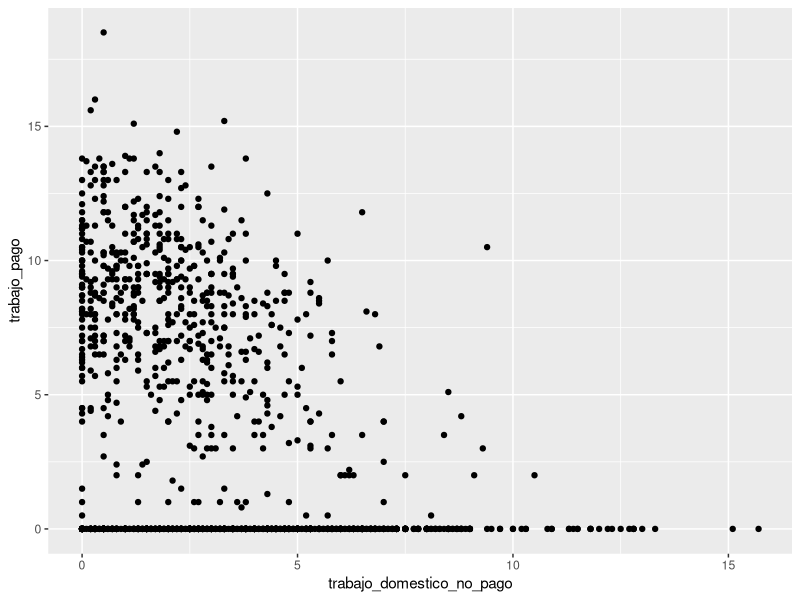
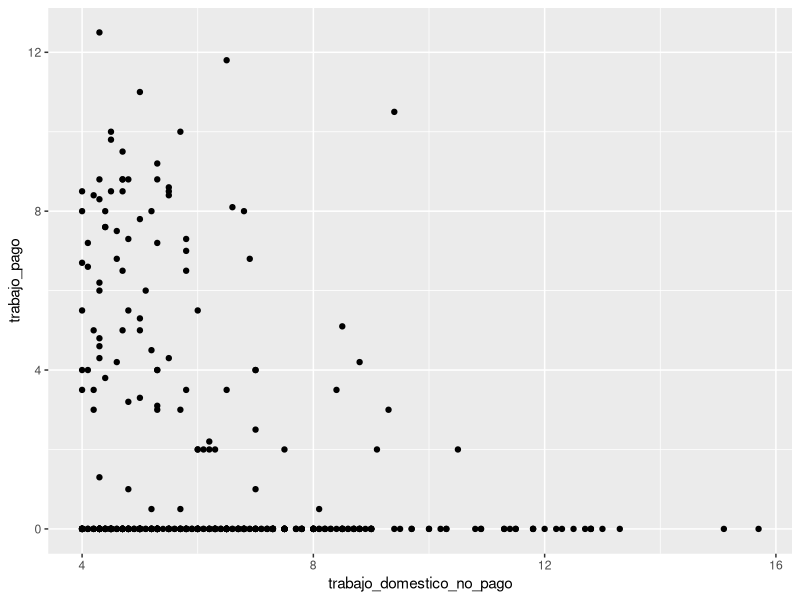
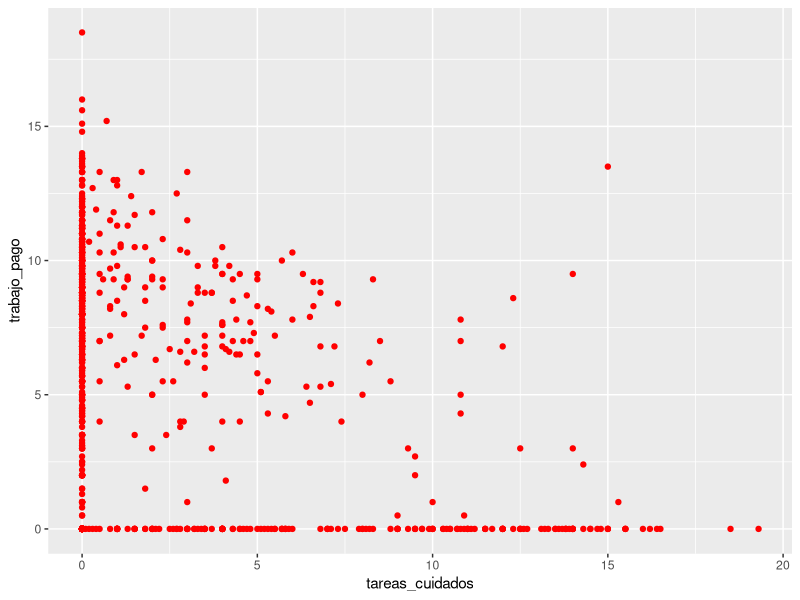
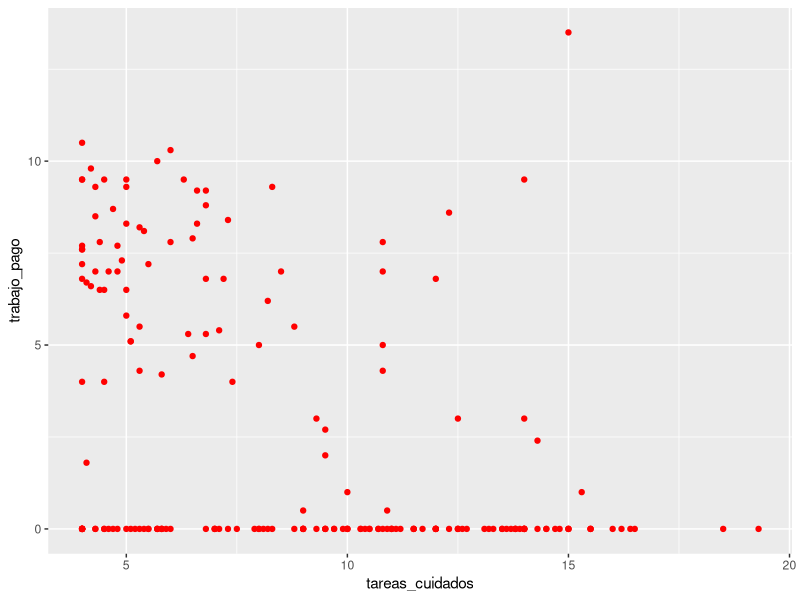
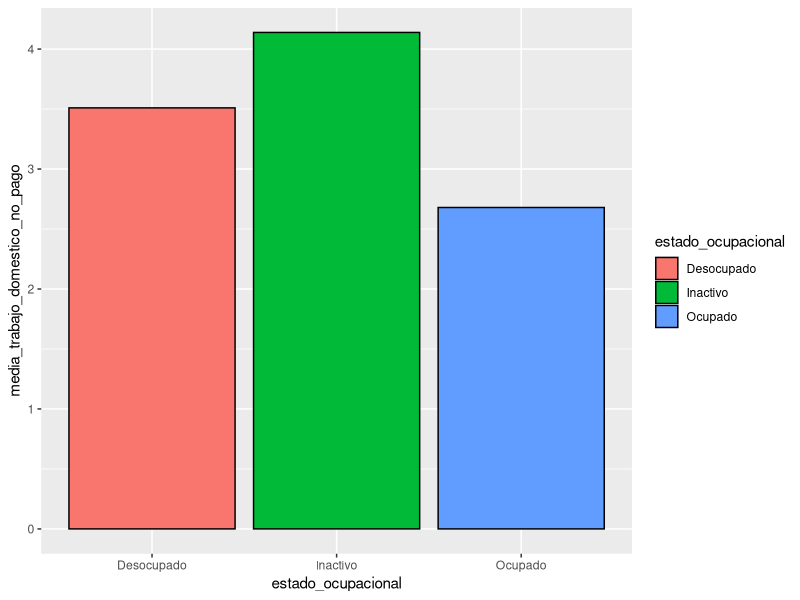
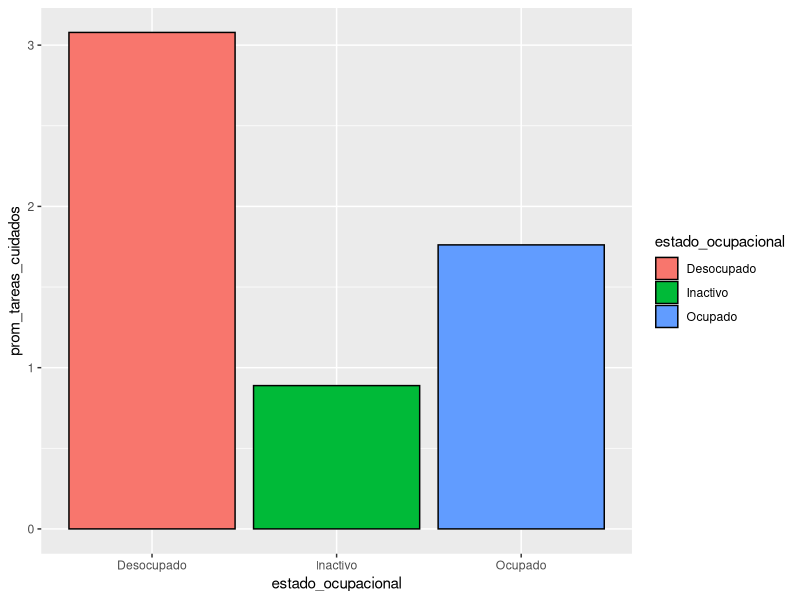
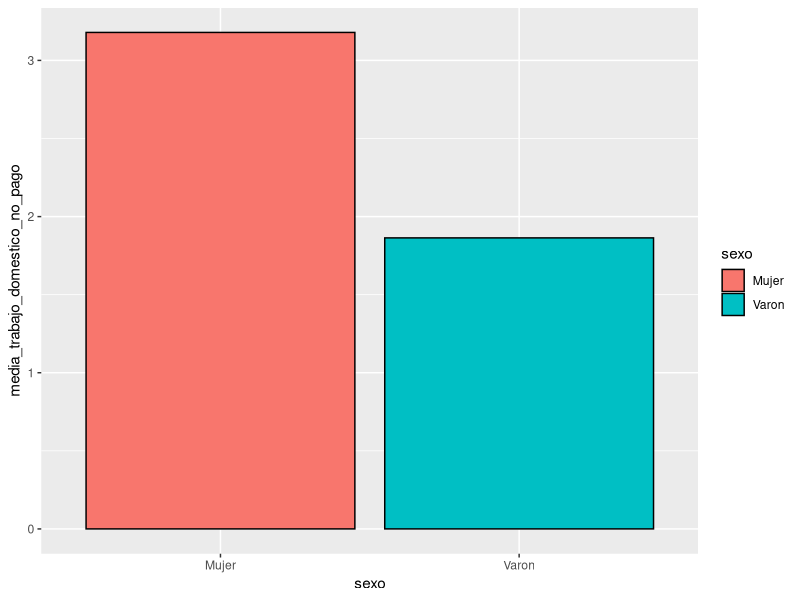
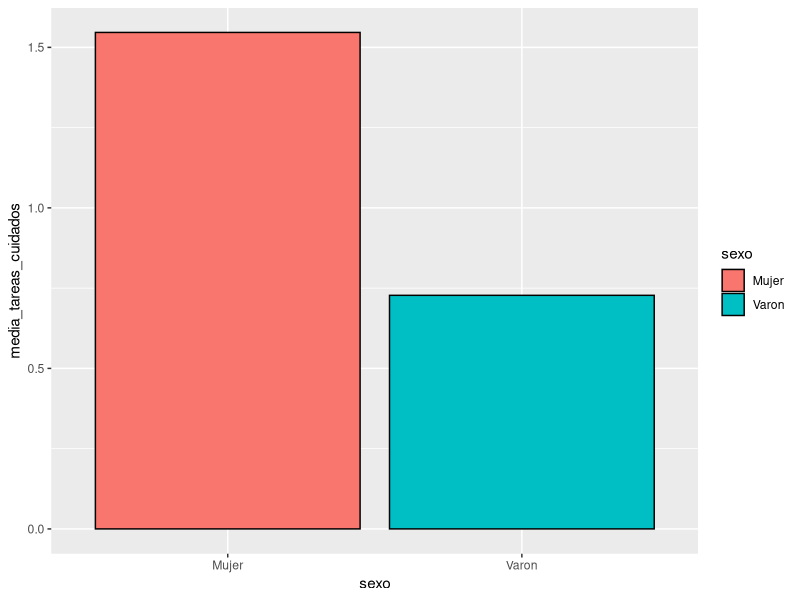

Recreate these plots in R, in order.
## ---- chunk 1
#knitr::opts_chunk$set(echo = TRUE, message = FALSE, warning = FALSE)

library(readr)
library(dplyr)
library(ggplot2)
library(tidyr)
## ---- chunk 2
uso_tiempo_2016<-read.csv("datos/encuesta_uso_tiempo_2016.csv")

## ---- chunk 3
uso_tiempo_2016_seleccv<-uso_tiempo_2016|>
select(sexo,edad,trabajo_pago,trabajo_pago2,trabajo_domestico_no_pago,trabajo_domestico_no_pago2,tareas_cuidados, tareas_cuidados2,nivel_educativo,estado_ocupacional,recreacion,recreacion2)
  

## ---- chunk 4
uso_tiempo_2016|>
filter(quintil_ingreso=="5to quintil")
## ---- chunk 5
uso_tiempo_2016|>
  mutate(suma_bloque1= trabajo_pago + trabajo_domestico_no_pago + voluntariados + estudio_educacion + recreacion + aplicaciones + tareas_cuidados + cuidado_personal)|>
  summarise(mean(suma_bloque1), var(suma_bloque1))|>
  knitr::kable()

## ---- chunk 6
uso_tiempo_2016|>
  mutate(suma_bloque2=trabajo_pago2+trabajo_domestico_no_pago2+voluntariados2+estudio_educacion2+recreacion2+aplicaciones2+tareas_cuidados2+cuidado_personal2)|>
  summarise(mean(suma_bloque2),var(suma_bloque2))|>
  knitr::kable()

## ---- chunk 7
filter(uso_tiempo_2016_seleccv,edad>=18)|>
  group_by(sexo)|>
  summarise(conteo = n())|>
  knitr::kable()
 
## ---- chunk 8
uso_tiempo_2016_seleccv|>
  filter(edad>=18)|>
  group_by(sexo)|>
  summarise(tiempo_max_trabajod_nopago = max(trabajo_domestico_no_pago),tiempo_min_trabajod_nopago = min(trabajo_domestico_no_pago),promedio_trabajod_no_pago = mean(trabajo_domestico_no_pago,na.rm = TRUE))|>
  knitr::kable()

## ---- chunk 9
uso_tiempo_2016_seleccv|>
  filter(edad>=18)|>
  group_by(sexo)|>
  summarise(desvio = sd(trabajo_domestico_no_pago))|>
  knitr::kable()

## ---- chunk 10
uso_tiempo_2016_seleccv|>
  filter(edad>=18)|>
  group_by(sexo)|>
  summarise(tiempo_max_tareas_cuidado = max(tareas_cuidados),tiempo_min_tareas_cuidado = min(tareas_cuidados),promedio_tareas_cuidado = mean(tareas_cuidados))|>
  knitr::kable()

## ---- chunk 11
uso_tiempo_2016_seleccv|>
 filter (edad>=18)|>
group_by(sexo)|>
summarise(prom_horas_trabajo_pago = mean(trabajo_pago))|>
  knitr::kable()
## ---- chunk 12
uso_tiempo_2016_seleccv|>
 filter (edad>=18)|>
group_by(sexo)|>
summarise(valor_prom_recreacion = mean(recreacion))|>
  knitr::kable()
## ---- chunk 13

#| fig.cap = "Relación entre trabajo doméstico no pago y trabajo pago, mujeres de 18 años o más."

uso_tiempo_2016|>
  filter (edad>=18, sexo=="Mujer")|>
  ggplot(mapping=aes(trabajo_domestico_no_pago,trabajo_pago))+
  geom_point()

## ---- chunk 14
#| fig.cap = "Relación entre más de 4 horas de trabajo doméstico no pago y trabajo pago, mujeres de 18 años o más."

uso_tiempo_2016|>
  filter (trabajo_domestico_no_pago >= 4, edad>=18, sexo=="Mujer")|>
  ggplot(mapping=aes(trabajo_domestico_no_pago,trabajo_pago))+
  geom_point()
  
## ---- chunk 15
#| fig.cap = "Relación horas de tareas de cuidados y de trabajo pago, mujeres de 18 años o más."

uso_tiempo_2016|>
  filter (edad>=18, sexo=="Mujer")|>
  ggplot(aes(tareas_cuidados,trabajo_pago))+
  geom_point(colour="red")

## ---- chunk 16
#| fig.cap = "Relación entre 4hs o más de tareas de cuidados y horas de trabajo pago, mujeres de 18 años o más."

uso_tiempo_2016|>
  filter (tareas_cuidados>=4,edad>=18, sexo=="Mujer")|>
  ggplot(aes(tareas_cuidados,trabajo_pago))+
  geom_point(colour="red")

## ---- chunk 17
mujeres_18<-uso_tiempo_2016|>
  filter(sexo=="Mujer", edad>=18)
## ---- chunk 18
#|  fig.cap="Promedio de horas que las mujeres de 18 o más dedican al trabajo doméstico no pago según su estado ocupacional"

mujeres_18|>
  group_by(estado_ocupacional)|>
  summarise(media_trabajo_domestico_no_pago=mean(trabajo_domestico_no_pago,na.rm = TRUE))|>
  ggplot(mapping =aes(estado_ocupacional,media_trabajo_domestico_no_pago,fill=estado_ocupacional))+
  geom_col(colour="black")

## ---- chunk 19
uso_tiempo_2016|>
  filter (sexo=="Mujer", edad>=18)|>
  group_by(rango_etario)|>
  summarise(frequencia = n())|>
  knitr::kable()
  
## ---- chunk 20
uso_tiempo_2016|>
  filter (sexo=="Mujer", edad>=18)|>
  group_by(estado_ocupacional)|>
  summarise(frequencia = n())|>
  knitr::kable()
## ---- chunk 21
#| fig.cap ="Promedio de horas que las mujeres de 18 o más dedican a tareas de cuidado según su estado ocupacional"

mujeres_18|>
  group_by(estado_ocupacional)|>
  summarise(prom_tareas_cuidados=mean(tareas_cuidados,na.rm = TRUE))|>
  ggplot(mapping =aes(estado_ocupacional,prom_tareas_cuidados,fill=estado_ocupacional))+
  geom_col(colour="black")

## ---- chunk 22
uso_tiempo_2016|>
  filter(edad>=18)|>
  group_by(sexo)|>
  summarise(media_trabajo_domestico_no_pago=mean(trabajo_domestico_no_pago,na.rm = TRUE))|>
  ggplot(mapping = aes(sexo,media_trabajo_domestico_no_pago,fill=sexo))+
geom_col(colour="black")
  
  
## ---- chunk 23
uso_tiempo_2016|>
  filter(edad>=18)|>
  group_by(sexo)|>
  summarise(media_tareas_cuidados=mean(tareas_cuidados,na.rm = TRUE))|>
  ggplot(mapping = aes(sexo,media_tareas_cuidados,fill=sexo))+
geom_col(colour= "black")
  

## ---- chunk 24
uso_tiempo_2016|>
  filter(edad>=18)|>
  group_by(sexo)|>
  summarise(media_trabajo_pago=mean(trabajo_pago,na.rm = TRUE))|>
  ggplot(mapping = aes(sexo,media_trabajo_pago,fill=sexo))+
geom_col(colour="black")

## ---- chunk 25
media_trabajo_pago_por_nivel_educ<-uso_tiempo_2016|>
  filter(edad>=18,sexo=="Mujer")|>
  group_by(nivel_educativo)|>
  summarise(media_trabajo_pago=mean(trabajo_pago,na.rm = TRUE))
  
## ---- chunk 26
media_trabajo_pago_por_nivel_educ|>
  arrange(nivel_educativo)|>
  ggplot(mapping = aes(media_trabajo_pago,nivel_educativo,fill=nivel_educativo))+
  geom_col(color="black")
  
